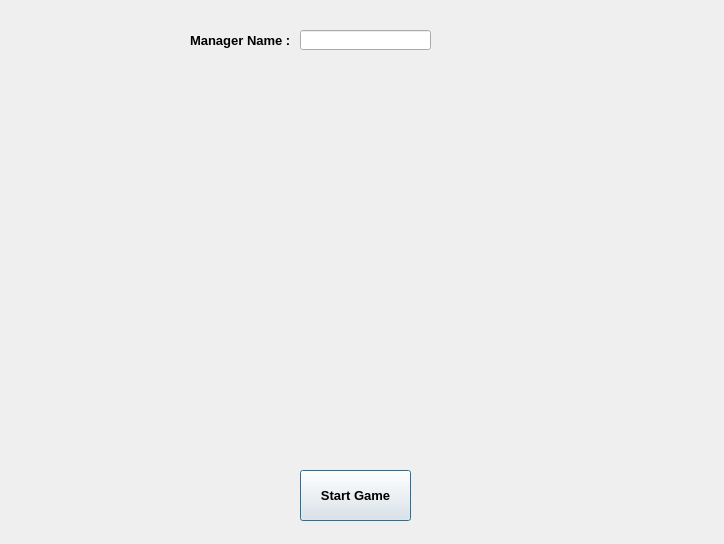
<?xml version="1.0" encoding="UTF-8"?>
<ui version="4.0">
 <class>GameMenu</class>
 <widget class="QDialog" name="GameMenu">
  <property name="geometry">
   <rect>
    <x>0</x>
    <y>0</y>
    <width>724</width>
    <height>544</height>
   </rect>
  </property>
  <property name="windowTitle">
   <string>Dialog</string>
  </property>
  <widget class="QPushButton" name="startGame">
   <property name="geometry">
    <rect>
     <x>300</x>
     <y>470</y>
     <width>111</width>
     <height>51</height>
    </rect>
   </property>
   <property name="font">
    <font>
     <pointsize>10</pointsize>
     <weight>75</weight>
     <bold>true</bold>
    </font>
   </property>
   <property name="text">
    <string>Start Game</string>
   </property>
  </widget>
  <widget class="QLabel" name="label">
   <property name="geometry">
    <rect>
     <x>190</x>
     <y>30</y>
     <width>121</width>
     <height>20</height>
    </rect>
   </property>
   <property name="font">
    <font>
     <pointsize>10</pointsize>
     <weight>75</weight>
     <bold>true</bold>
    </font>
   </property>
   <property name="text">
    <string>Manager Name :</string>
   </property>
  </widget>
  <widget class="QLineEdit" name="lineEdit">
   <property name="geometry">
    <rect>
     <x>300</x>
     <y>30</y>
     <width>131</width>
     <height>20</height>
    </rect>
   </property>
  </widget>
 </widget>
 <resources/>
 <connections/>
</ui>
